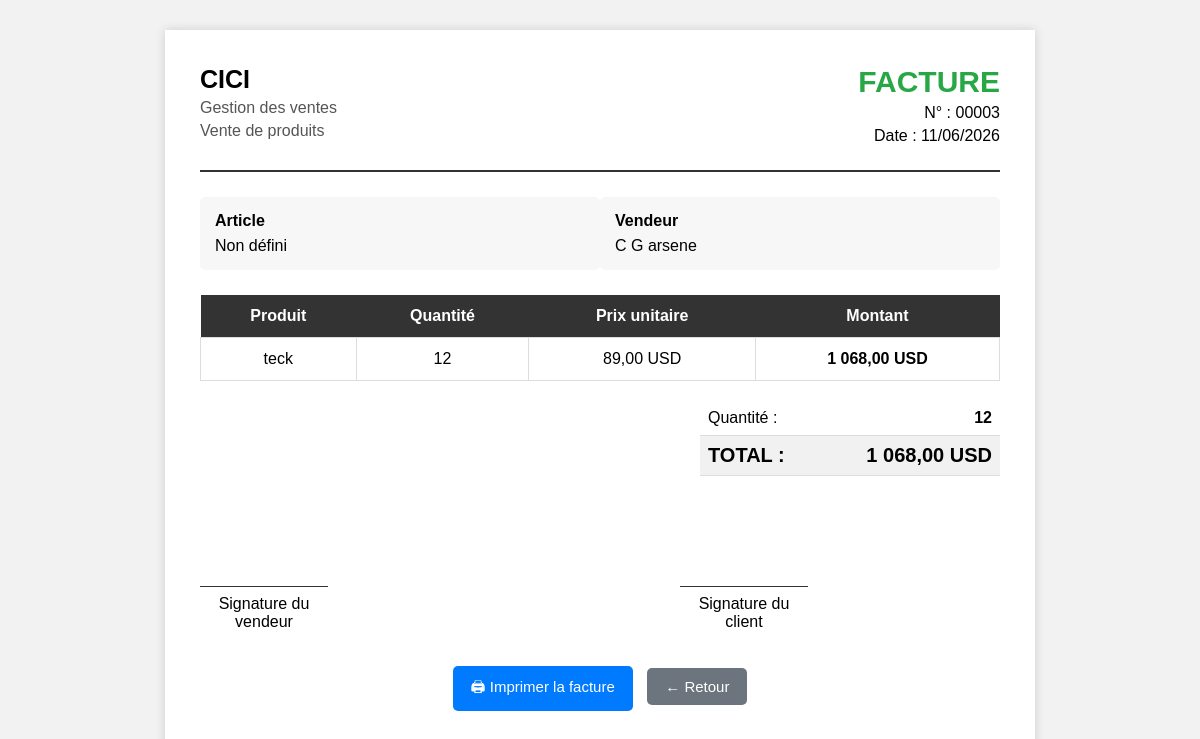
/vente/facture.php?id=3, run on the app's committed database.
### tables this page shows
CREATE TABLE IF NOT EXISTS `vente` (
  `id_vente` int(11) NOT NULL AUTO_INCREMENT,
  `produit` varchar(250) DEFAULT NULL,
  `date` date DEFAULT NULL,
  `quantite` int(11) DEFAULT NULL,
  `PU` decimal(10,0) DEFAULT NULL,
  `montant` decimal(10,2) DEFAULT NULL,
  `devise` enum('USD','CDF') DEFAULT NULL,
  `id_article` int(11) NOT NULL,
  `id_employe` int(11) DEFAULT NULL,
  PRIMARY KEY (`id_vente`),
  KEY `id_employe` (`id_employe`)
);

CREATE TABLE IF NOT EXISTS `employe` (
  `id_employe` int(11) NOT NULL AUTO_INCREMENT,
  `date` date DEFAULT NULL,
  `nom` varchar(50) NOT NULL,
  `postnom` varchar(50) DEFAULT NULL,
  `prenom` varchar(50) DEFAULT NULL,
  `fonction` varchar(50) DEFAULT NULL,
  `telephone` varchar(20) DEFAULT NULL,
  `mail` varchar(50) DEFAULT NULL,
  `salaire` decimal(10,2) DEFAULT NULL,
  PRIMARY KEY (`id_employe`)
);

### vente/facture.php (the view, shortened to what this page needs)
<?php
$serveur = "localhost";
$utilisateur = "root";
$motdepasse = "";
$base = "cici";
$conn = mysqli_connect(
    $serveur,
    $utilisateur,
    $motdepasse,
    $base
);
mysqli_set_charset($conn, "utf8");
$id = intval($_GET['id']);
$sql = "SELECT
            vente.*,
            article.nom_article,
            employe.nom,
            employe.postnom,
            employe.prenom
        FROM vente
        LEFT JOIN article
            ON vente.id_article = article.id_article
        LEFT JOIN employe
            ON vente.id_employe = employe.id_employe
        WHERE vente.id_vente = ?";
$stmt = mysqli_prepare($conn, $sql);
mysqli_stmt_bind_param(
    $stmt,
    "i",
    $id
);
mysqli_stmt_execute($stmt);
$resultat = mysqli_stmt_get_result($stmt);
$vente = mysqli_fetch_assoc($resultat);
$quantite = (float)$vente['quantite'];
$prix_unitaire = (float)$vente['PU'];
$montant = $quantite * $prix_unitaire;
$employe = trim(
    $vente['nom'] . " "
    . $vente['postnom'] . " "
    . $vente['prenom']
);
$article = !empty($vente['nom_article'])
    ? $vente['nom_article']
    : "Non défini";
$devise = $vente['devise'];
?>
<!DOCTYPE html>
<html lang="fr">
<head>
</head>
<body>
<div class="facture">
<div class="entete">
    <div class="entreprise">
        <h2>
            CICI
        </h2>
        <p>
            Gestion des ventes
        </p>
        <p>
            Vente de produits
        </p>
    </div>
    <div class="titre-facture">
        <h1>
            FACTURE
        </h1>
        <p>
            N° :
            <?php
            echo str_pad(
                $vente['id_vente'],
                5,
                '0',
                STR_PAD_LEFT
            );
            ?>
        </p>
        <p>
            Date :
            <?php
            echo date(
                "d/m/Y",
                strtotime(
                    $vente['date']
                )
            );
            ?>
        </p>
    </div>
</div>
<div class="informations">
    <div class="info-box">
        <strong>
            Article
        </strong>
        <?php
        echo htmlspecialchars(
            $article
        );
        ?>
    </div>
    <div class="info-box">
        <strong>
            Vendeur
        </strong>
        <?php
        echo htmlspecialchars(
            $employe
        );
        ?>
    </div>
</div>
<table>
<thead>
<tr>
    <th>
        Produit
    </th>
    <th>
        Quantité
    </th>
    <th>
        Prix unitaire
    </th>
    <th>
        Montant
    </th>
</tr>
</thead>
<tbody>
<tr>
    <td>
        <?php
        echo htmlspecialchars(
            $vente['produit']
        );
        ?>
    </td>
    <td>
        <?php
        echo number_format(
            $quantite,
            0,
            ',',
            ' '
        );
        ?>
    </td>
    <td>
        <?php
        echo number_format(
            $prix_unitaire,
            2,
            ',',
            ' '
        );
        ?>
        <?php
        echo htmlspecialchars($devise);
        ?>
    </td>
    <td>
        <strong>
        <?php
        echo number_format(
            $montant,
            2,
            ',',
            ' '
        );
        ?>
        <?php
        echo htmlspecialchars($devise);
        ?>
        </strong>
    </td>
</tr>
</tbody>
</table>
<div class="total">
    <div>
        <span>
            Quantité :
        </span>
        <strong>
            <?php
            echo number_format(
                $quantite,
                0,
                ',',
                ' '
            );
            ?>
        </strong>
    </div>
    <div class="grand-total">
        <span>
            TOTAL :
        </span>
        <strong>
            <?php
            echo number_format(
                $montant,
                2,
                ',',
                ' '
            );
            ?>
            <?php
            echo htmlspecialchars($devise);
            ?>
        </strong>
    </div>
</div>
<div class="signature">
    <div>
        <div class="ligne">
            Signature du vendeur
        </div>
    </div>
    <div>
        <div class="ligne">
            Signature du client
        </div>
    </div>
</div>
<div class="actions">
    <button
        onclick="window.print()"
        class="btn btn-imprimer"
    >
        🖨 Imprimer la facture
    </button>
    <a
        href="liste.php"
        class="btn btn-retour"
    >
        ← Retour
    </a>
</div>
</div>
</body>
</html>

### vente/facture.php (style rules this page uses)
body { font-family: Arial, sans-serif; background: #f2f2f2; margin: 0; padding: 30px; }
.facture { width: 800px; max-width: 100%; margin: auto; background: white; padding: 35px; box-shadow: 0 0 10px rgba(0,0,0,0.15); }
.entete { display: flex; justify-content: space-between; align-items: flex-start; border-bottom: 2px solid #333; padding-bottom: 20px; margin-bottom: 25px; }
.entreprise h2 { margin: 0; font-size: 25px; }
.entreprise p { margin: 5px 0; color: #555; }
.titre-facture { text-align: right; }
.titre-facture h1 { margin: 0; font-size: 30px; color: #28a745; }
.titre-facture p { margin: 5px 0; }
.informations { display: flex; justify-content: space-between; margin-bottom: 25px; }
.info-box { width: 48%; background: #f7f7f7; padding: 15px; border-radius: 5px; }
.info-box strong { display: block; margin-bottom: 7px; }
table { width: 100%; border-collapse: collapse; margin-top: 20px; }
th { background: #333; color: white; padding: 12px; text-align: center; }
td { padding: 12px; border: 1px solid #ddd; text-align: center; }
.total { width: 300px; margin-left: auto; margin-top: 20px; }
.total div { display: flex; justify-content: space-between; padding: 8px; border-bottom: 1px solid #ddd; }
.total .grand-total { font-size: 20px; font-weight: bold; background: #f1f1f1; }
.signature { display: flex; justify-content: space-between; margin-top: 60px; text-align: center; }
.signature div { width: 40%; }
.ligne { border-top: 1px solid #333; margin-top: 50px; padding-top: 8px; }
.actions { text-align: center; margin-top: 30px; }
.btn { display: inline-block; padding: 10px 18px; margin: 5px; color: white; text-decoration: none; border-radius: 5px; border: none; cursor: pointer; font-size: 15px; }
.btn-imprimer { background: #007bff; }
.btn-retour { background: #6c757d; }

### data on the page
vente: id_vente "00003", date "11/06/2026", id_employe.prenom "C G arsene", produit "teck", quantite "12", PU "89,00", devise "USD", montant "1 068,00"

### other printed values
$article "Non défini"
